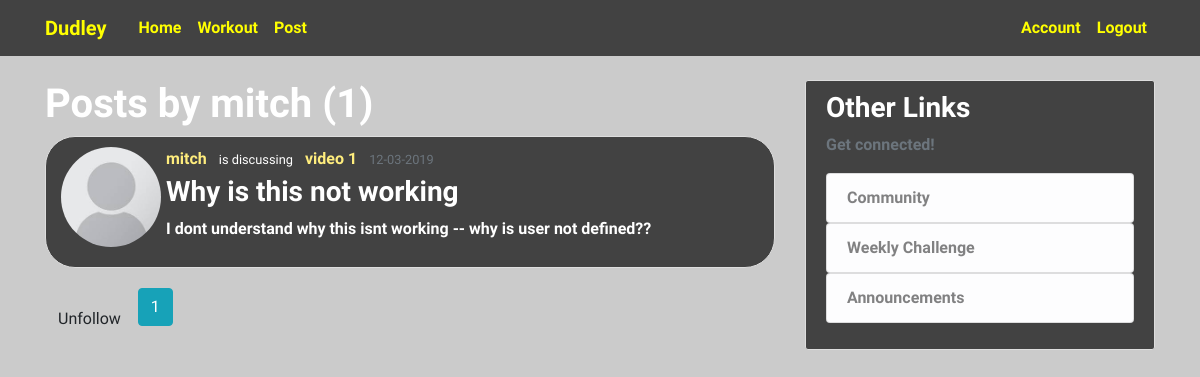
Page /user/mitch (signed in) on the committed database.
### files/models.py (models this page shows, shortened)
class User(db.Model, UserMixin):
    id = db.Column(db.Integer, primary_key=True)
    username = db.Column(db.String(20), unique=True, nullable=False)
    email = db.Column(db.String(120), nullable=True, unique=True)
    image_file = db.Column(db.String(20), nullable=False, default='default.jpg')
    password = db.Column(db.String(60), nullable=False)
    posts = db.relationship('Post', backref='author', lazy=True)
    roles = db.relationship(
        'Role',
        secondary=roles_users,
        backref=db.backref('users', lazy='dynamic')
    )
    followed = db.relationship('Follow',
                               foreign_keys=[Follow.follower_id],
                               backref=db.backref('follower', lazy='joined'),
                               lazy='dynamic',
                               cascade='all, delete-orphan')
    followers = db.relationship('Follow',
                                foreign_keys=[Follow.followed_id],
                                backref=db.backref('followed', lazy='joined'),
                                lazy='dynamic',
                                cascade='all, delete-orphan')
    def is_following(self, user):
        if user.id is None:
            return False
        return self.followed.filter_by(followed_id=user.id).first() is not None

class Post(db.Model):
    id = db.Column(db.Integer, primary_key=True)
    title = db.Column(db.String(100), nullable=False)
    date_posted = db.Column(db.DateTime, nullable=False, default=datetime.utcnow)
    content = db.Column(db.Text, nullable=False)
    user_id = db.Column(db.Integer, db.ForeignKey('user.id'), nullable=False)

### files/users/routes.py (the view)
@users.route("/user/<string:username>")
def user_posts(username):
    page = request.args.get('page', 1, type=int)
    user = User.query.filter_by(username=username).first_or_404()
    posts = Post.query.filter_by(author=user)\
        .order_by(Post.date_posted.desc())\
        .paginate(page=page, per_page=5)
    return render_template('user_posts.html', posts=posts, user=user)

### files/models.py (called while the page is built)
@login_manager.user_loader
def load_user(user_id):
    return User.query.get(int(user_id))

### files/templates/user_posts.html
{% extends "layout.html" %}
{% block content %}
<h1>Posts by {{user.username}} ({{ posts.total }})</h1>
    {% for post in posts.items %}
        <article class="media content-section round">
          <img class="rounded-circle article-img" src="{{ url_for('static', filename='profile_pics/' + post.author.image_file) }}">
          <div class="media-body">
              <div class="article-metadata">
                <a class="mr-2 userlinktag" href="{{ url_for('users.user_posts', username=post.author.username) }}">{{ post.author.username }}</a>
                <small class="mr-2 minor-text">is discussing</small>
                <a class="mr-2 userlinktag">video 1</a>
                <small class="text-muted">{{ post.date_posted.strftime('%m-%d-%Y') }}</small>
              </div>
            <h2><a class="article-title" href="{{url_for('posts.post', post_id=post.id)}}">{{ post.title }}</a></h2>
            <p class="article-content">{{ post.content }}</p>
          </div>
        </article>
    {% endfor %}
{% if user != current_user %}
        {% if not current_user.is_following(user) %}
        <a href="{{ url_for('.follow', username=user.username) }}"
            class="btn btn-default">Follow</a>
        {% else %}
        <a href="{{ url_for('.unfollow', username=user.username) }}"
            class="btn btn-default">Unfollow</a>
        {% endif %}
{% endif %}
    {% for page_num in posts.iter_pages(left_edge=1, right_edge=1, left_current=1, right_current=2 ) %}
      {% if page_num %}
        {% if posts.page == page_num %}
          <a class='btn btn-info mb-4' href="{{url_for('users.user_posts', username=user.username, page=page_num)}}">{{ page_num }}</a>
        {% else %}
          <a class='btn btn-outline-info mb-4' href="{{url_for('users.user_posts', username=user.username, page=page_num)}}">{{ page_num }}</a>
        {% endif %}
      {% else %}
        ...
      {% endif %}
    {% endfor %}
{% endblock content %}

### files/static/landingpage.css (style rules this page uses)
html, body { font-size: 16px; height: 100%; margin: 0; }

### files/static/main.css (style rules this page uses)
.article-title { font-size: 28px; color: white; }
.article-content { font-size: 16px; }
.article-img { height: 100px; width: 100px!important; transform: translateX(-5px); }
.userlinktag { color: #ffed7d!important; }
.round { border-radius: 30px!important; }

### files/static/general.css (style rules this page uses)
body { background: #cbcbcb; color: white; margin-top: 5rem; font-family: 'Exo 2', sans-serif; font-weight: 600; }
h1, h2, h3, h4, h5, h6 { font-family: 'Exo 2', sans-serif; font-weight: 600; color: white; }
.content-section { background: #424242; padding: 10px 20px; border: 1px solid #dddddd; border-radius: 3px; margin-bottom: 20px; }

### rows in the picture
User: username "mitch"
Post: image_file (placeholder picture), author.username "mitch", date_posted "12-03-2019", title "Why is this not working", content "I dont understand why this isnt working -- why is user not defined??"

### other values in the picture
{{ posts.total }} "1"
{{ page_num }} "1"
